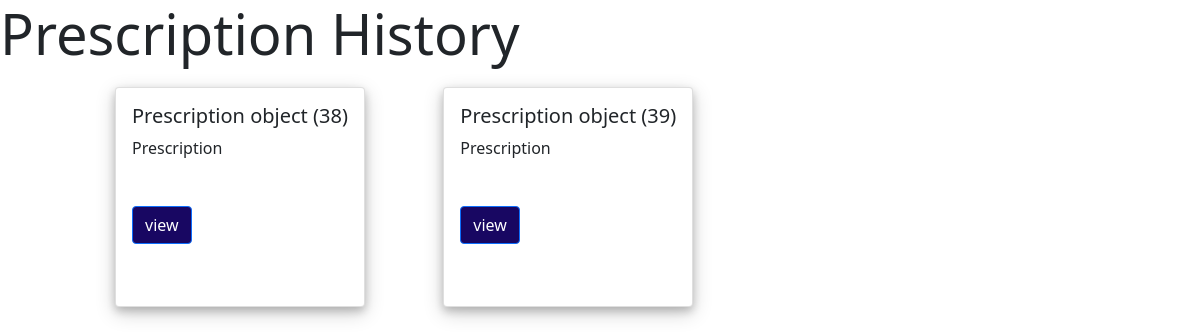
Page /home/p/view_presc/ (signed in) on the earlier database version.
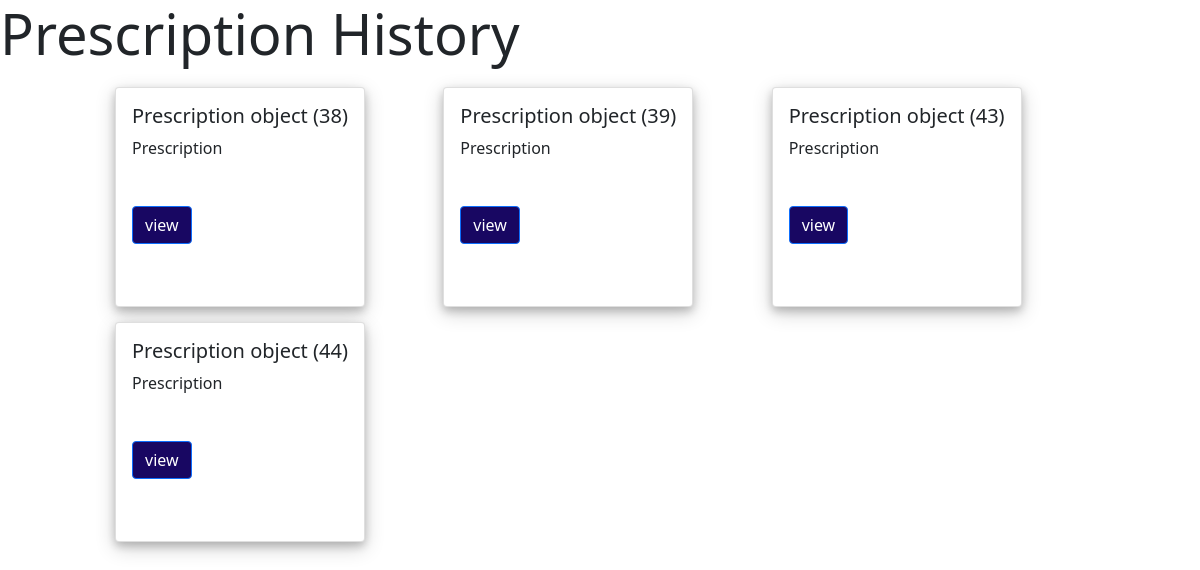
Same page on the later database version.
### presc/models.py (models this page shows)
class Prescription(models.Model):
	userId = models.ForeignKey(User, on_delete=models.CASCADE)
	name = models.TextField(default="")

### presc/views.py (the view)
# urls.py: path('home/p/view_presc/', vp , name = 'view_all_presc'),
def vp(request):
	a=[date.today(), date.today() + timedelta(days=1), date.today() - timedelta(days=1)]
	a.sort(reverse=True)
	prescriptions = Prescription.objects.filter(userId=request.user)
	print(prescriptions)
	return render(request,"presc/vp.html",{'pres': prescriptions})

### presc/templates/presc/vp.html (shortened to what this page needs)
{% load static %}
<!DOCTYPE html>
<html lang="en">
<head>
  <link rel="stylesheet" href="{% static 'presc/vp.css' %}">
  <link href="https://cdn.jsdelivr.net/npm/bootstrap@5.1.3/dist/css/bootstrap.min.css" rel="stylesheet">
</head>
<body>
  <h1 class="display-4">Prescription History</h1>
  <div class="containermain">
    {% for pre in pres %}
    <div class="card" style="
  width: 250px;
  height:220px;
  box-shadow: 0 4px 8px 0 rgba(0, 0, 0, 0.2), 0 6px 20px 0 rgba(0, 0, 0, 0.19);
  ">
      <div class="card-body">
        <h5 class="card-title">{{pre}}</h5>
        <p class="card-text">Prescription</p>
        <a class="btn btn-primary" href="{% url 'your_presc' %}" role="button" style="background-color: rgb(24,7,98);margin-top:30px">view</a>
      </div>
    </div>
    {% endfor %}
  </div>
</body>
</html>

Differences in the rows shown:
added Prescription: id "Prescription object (43)"
added Prescription: id "Prescription object (44)"
